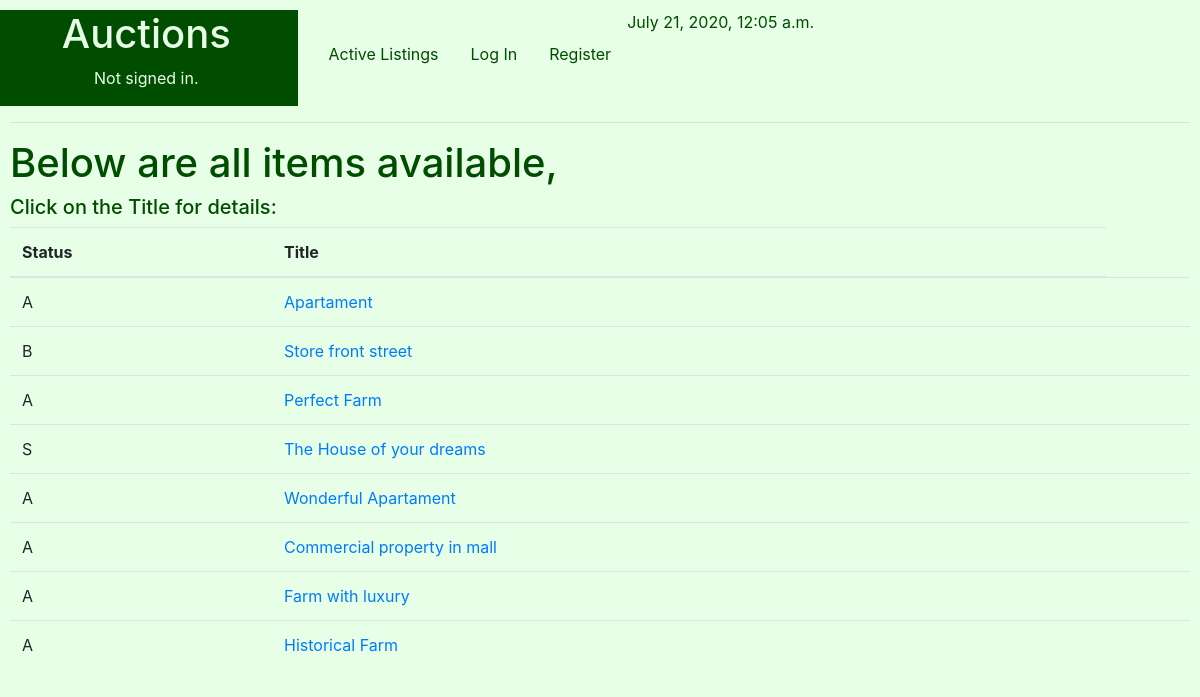
Before: /Listings with the older database file.
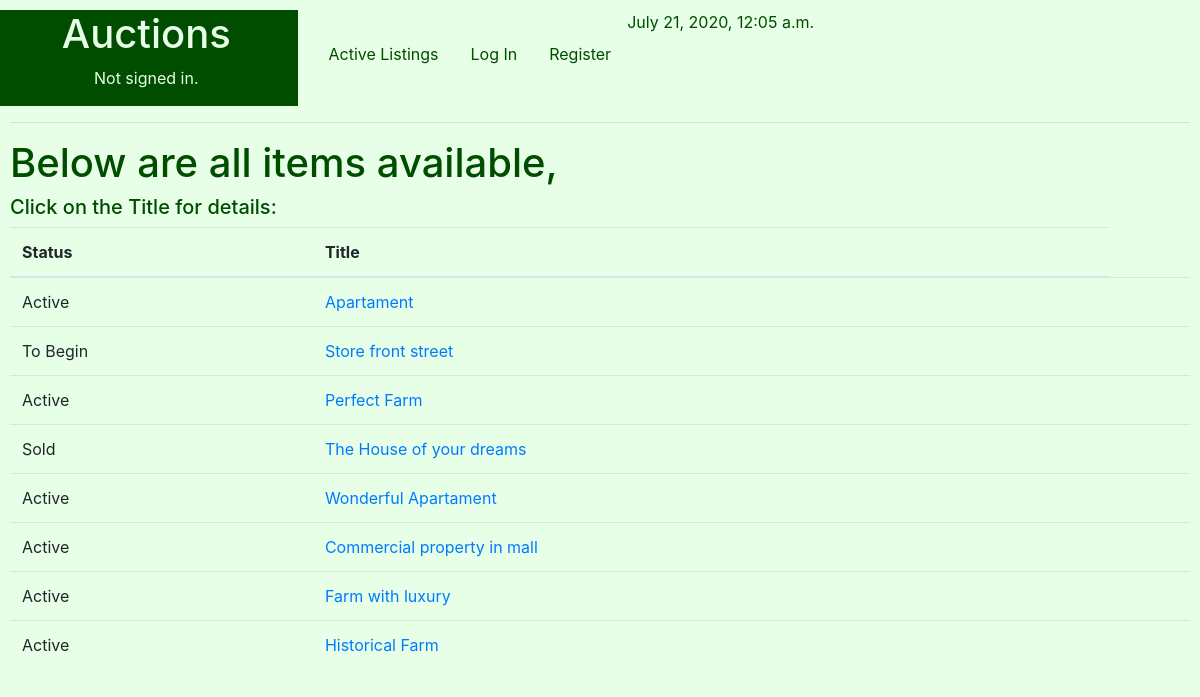
After: the same page with the newer database file.
### auctions/models.py (models this page shows, shortened)
class Listings(models.Model):
    STATUS = (
        ('Active', 'Active - Receiving Bids'),
        ('To Begin', 'To Begin - De Auction didn´t start yet'),
        ('Closed', 'Closed - The seller gave up the auction'),
        ('Sold', 'Sold'),
    )
    Ltitle = models.CharField(help_text="Choose a title for your listing",max_length=50)
    Ccode=models.IntegerField(help_text="Categories Ex: 1-Apartament,2-Commercial,3-Farm, 4-House ") #foreign key from PropTypes
    Ldescription = models.CharField(max_length=250)
    Lprice = models.FloatField(help_text="starting bid Just USD") #initial price
    Ldatestart = models.DateField(help_text="Please use the following format: <em>YYYY-MM-DD</em>. for the auction start")
    Lduration = models.IntegerField(help_text="Duration expressed in days" )
    Luser = models.CharField(max_length=25)
    Limage= models.ImageField(upload_to="media", blank=True) #Name of the picture saved on static folder
    Lstatus = models.CharField(max_length=8, choices=STATUS )

### auctions/views.py (the view)
# urls.py: path("Listings", views.Listings_view, name="Listings"),
def Listings_view(request):
        d = datetime.datetime.now()
        context={
                "Listings": Listings.objects.all(),
                "d": d,
        }
        return render(request,"auctions/Listings.html", context)

### auctions/templates/auctions/listings.html (shortened to what this page needs)
{% extends "auctions/layout.html" %}
{% block body %}
<h1>Below are all items available,</h1>
<h5>Click on the Title for details:</h5>
<div class="form-group">
    <form >
        {% if Listings|length > 0 %}
            <div class="form-group">
                <table class="table">
                  <thead>
                    <tr>
                       <th scope="col">Status</th>
                       <th scope="col">Title</th>
                    </tr>
                  </thead>
                {%for Listed in Listings %}
                    <tr>
                        <td>{{ Listed.Lstatus }}</td>
                        <td><a  href = "">{{ Listed.Ltitle }}</a></td>
                        <td></td>
                    </tr>
                {% endfor %}
               </table>
            </div>
        {% else %}
            <div class="form-group">
                <output>No matches found</output>
            </div>
        {% endif %}
  </form>
</div>
{% endblock %}

Changed rows visible on the page:
changed Listings "Apartament": Lstatus "A" → "Active"
changed Listings "Store front street": Lstatus "B" → "To Begin"
changed Listings "Perfect Farm": Lstatus "A" → "Active"
changed Listings "The House of your dreams": Lstatus "S" → "Sold"
changed Listings "Wonderful Apartament": Lstatus "A" → "Active"
changed Listings "Commercial property in mall": Lstatus "A" → "Active"
changed Listings "Farm with luxury": Lstatus "A" → "Active"
changed Listings "Historical Farm": Lstatus "A" → "Active"
